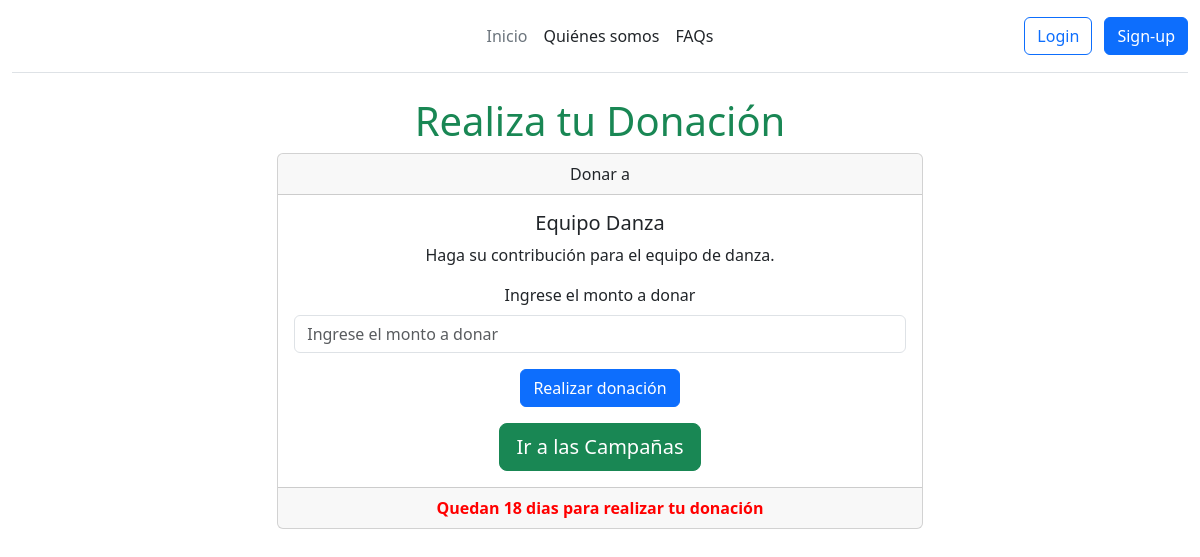
/donacion/2/, run on the app's committed database.
### campania/models/campania.py (models this page shows, shortened)
class Campania(models.Model):
    categorias = models.ManyToManyField(Categoria, related_name="campanias")
    nombre = models.CharField(max_length=150)
    descripcion = models.TextField(blank=True, null=True)
    imagen = models.ImageField(upload_to="imagenes/")
    beneficiario = models.CharField(max_length=150)
    monto_recaudar = models.DecimalField(max_digits=9, decimal_places=2)
    monto_recaudado = models.DecimalField(max_digits=9, decimal_places=2)
    fecha_inicio = models.DateTimeField()
    fecha_cierre = models.DateTimeField()
    estado = models.BooleanField()
    fecha_registro = models.DateTimeField(auto_now_add=True)
    fecha_ult_act = models.DateTimeField(auto_now=True)
    title = models.CharField(max_length=200)
    description = models.TextField()
    class Meta:
        db_table = "st_campania"
        verbose_name = "Campaña"
        verbose_name_plural = "Campañas"

### campania/views.py (the view)
def procesar_donacion(request, campania_id):
    if request.method == "POST":
        form_monto = donarMonto(request.POST)
        if form_monto.is_valid():
            monto_donar = form_monto.cleaned_data["monto"]
            campania = Campania.objects.get(pk=campania_id)
            nueva_donacion = Donacion(
                usuario=request.user, campania=campania, monto=monto_donar
            )
            nueva_donacion.save()
            campania.monto_recaudado += Decimal(monto_donar)
            campania.save()
            return redirect("home")
    else:
        campania = Campania.objects.get(pk=campania_id)
        fecha_actual = timezone.now()
        duracion = campania.fecha_cierre - fecha_actual
        duracion_en_dias = duracion.days
        if duracion_en_dias > 0:
            form_monto = donarMonto()
        else:
            return redirect("campania_fin")
    return render(
        request,
        "donacion.html",
        {
            "campania": campania,
            "duracion_en_dias": duracion_en_dias,
            "donar_monto": form_monto,
        },
    )

### campania/forms.py
class donarMonto(forms.Form):
    monto = forms.FloatField(
        label="Ingrese el monto a donar",
        widget=forms.NumberInput(
            attrs={
                "step": "any",  # Permite cualquier número de decimales
            }
        ),
    )

### campania/templates/donacion.html (shortened to what this page needs)
{% load static %}
{% load django_bootstrap5 %}
{% bootstrap_css %}
<!DOCTYPE html>
<html lang="es">
<head>
    <link href="https://cdn.jsdelivr.net/npm/bootstrap@5.3.3/dist/css/bootstrap.min.css" rel="stylesheet">
  </head>
<body>
  <div class="container-fluid">
    <header class="d-flex flex-wrap align-items-center justify-content-center justify-content-md-between py-3 mb-4 border-bottom">
      <a href="{% url 'home' %}" class="d-flex align-items-center col-md-3 mb-2 mb-md-0 text-dark text-decoration-none">
        <svg class="bi me-2" width="40" height="32" role="img" aria-label="Bootstrap"><use xlink:href="#bootstrap"/></svg>
      </a>
      <ul class="nav col-12 col-md-auto mb-2 justify-content-center mb-md-0">
        <li><a href="{% url 'home' %}" class="nav-link px-2 link-secondary">Inicio</a></li>
        <li><a href="#" class="nav-link px-2 link-dark">Quiénes somos</a></li>
        <li><a href="#" class="nav-link px-2 link-dark">FAQs</a></li>
      </ul>
      <div class="col-md-3 text-end">
        {% if user.is_authenticated %}
          <a href="#" class="nav-link link-body-emphasis px-2">Bienvenido, {{user.username}}</a>
          <a href="{% url 'logout' %}" class="nav-link link-body-emphasis px-2">Logout</a>
        {% else %}
          <a href="{% url 'signin' %}" class="btn btn-outline-primary me-2">Login</a>
          <a href="{% url 'signup' %}" class="btn btn-primary">Sign-up</a>
        {% endif %}
      </div>
    </header>
    <main class="container">
      <div class="container-fluid" style="width: 60%;">
        <h1 class="text-center text-success">Realiza tu Donación</h1>
              <div class="card text-center">
                  <div class="card-header">
                    Donar a
                  </div>
                  <div class="card-body">
                    <h5 class="card-title">{{campania.beneficiario}}</h5>
                    <p class="card-text"> {{campania.descripcion}}</p>
                    <form action="{% url 'procesar_donacion' campania_id=campania.id %}" method="post" novalidate>
                      {% bootstrap_form donar_monto %}
                      {% bootstrap_button "Realizar donación" button_type="submit" size="lg"  %}
                    </form>
                    <a class="btn btn-success btn-lg" href="{% url 'home' %}">Ir a las Campañas</a>
                  </div>
                  <div class="card-footer" style="width: 100%; color: rgb(255, 0, 0); font-weight: bold;">
                    Quedan {{duracion_en_dias}} dias para realizar tu donación
                  </div>
              </div>
      </div>
    </main>
  </div>
</body>
</html>

### data on the page
Campania: beneficiario "Equipo Danza", descripcion "Haga su contribución para el equipo de danza."
